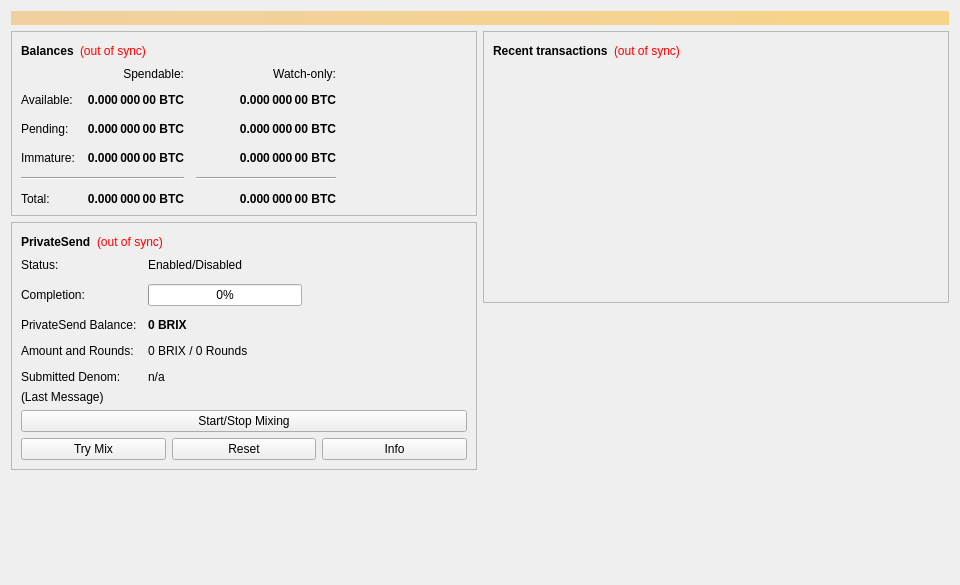
<?xml version="1.0" encoding="UTF-8"?>
<ui version="4.0">
 <class>OverviewPage</class>
 <widget class="QWidget" name="OverviewPage">
  <property name="geometry">
   <rect>
    <x>0</x>
    <y>0</y>
    <width>960</width>
    <height>585</height>
   </rect>
  </property>
  <property name="minimumSize">
   <size>
    <width>960</width>
    <height>0</height>
   </size>
  </property>
  <property name="windowTitle">
   <string>Form</string>
  </property>
  <layout class="QVBoxLayout" name="topLayout">
   <item>
    <widget class="QLabel" name="labelAlerts">
     <property name="visible">
      <bool>false</bool>
     </property>
     <property name="styleSheet">
      <string notr="true">QLabel { background-color: qlineargradient(x1: 0, y1: 0, x2: 1, y2: 0, stop:0 #F0D0A0, stop:1 #F8D488); color:#000000; }</string>
     </property>
     <property name="wordWrap">
      <bool>true</bool>
     </property>
     <property name="margin">
      <number>3</number>
     </property>
     <property name="textInteractionFlags">
      <set>Qt::TextSelectableByMouse</set>
     </property>
    </widget>
   </item>
   <item>
    <layout class="QHBoxLayout" name="horizontalLayout" stretch="1,1">
     <item>
      <layout class="QVBoxLayout" name="verticalLayout_2">
       <item>
        <widget class="QFrame" name="frame">
         <property name="frameShape">
          <enum>QFrame::StyledPanel</enum>
         </property>
         <property name="frameShadow">
          <enum>QFrame::Raised</enum>
         </property>
         <layout class="QVBoxLayout" name="verticalLayout_4">
          <item>
           <layout class="QHBoxLayout" name="horizontalLayout_4">
            <item>
             <widget class="QLabel" name="label_5">
              <property name="font">
               <font>
                <weight>75</weight>
                <bold>true</bold>
               </font>
              </property>
              <property name="text">
               <string>Balances</string>
              </property>
             </widget>
            </item>
            <item>
             <widget class="QLabel" name="labelWalletStatus">
              <property name="toolTip">
               <string>The displayed information may be out of date. Your wallet automatically synchronizes with the Brixcoin network after a connection is established, but this process has not completed yet.</string>
              </property>
              <property name="styleSheet">
               <string notr="true">QLabel { color: red; }</string>
              </property>
              <property name="text">
               <string notr="true">(out of sync)</string>
              </property>
              <property name="alignment">
               <set>Qt::AlignLeading|Qt::AlignLeft|Qt::AlignVCenter</set>
              </property>
             </widget>
            </item>
            <item>
             <spacer name="horizontalSpacer_3">
              <property name="orientation">
               <enum>Qt::Horizontal</enum>
              </property>
              <property name="sizeHint" stdset="0">
               <size>
                <width>40</width>
                <height>20</height>
               </size>
              </property>
             </spacer>
            </item>
           </layout>
          </item>
          <item>
           <layout class="QGridLayout" name="gridLayout">
            <property name="spacing">
             <number>12</number>
            </property>
            <item row="2" column="2">
             <widget class="QLabel" name="labelWatchPending">
              <property name="font">
               <font>
                <weight>75</weight>
                <bold>true</bold>
               </font>
              </property>
              <property name="cursor">
               <cursorShape>IBeamCursor</cursorShape>
              </property>
              <property name="toolTip">
               <string>Unconfirmed transactions to watch-only addresses</string>
              </property>
              <property name="text">
               <string notr="true">0.000 000 00 BTC</string>
              </property>
              <property name="alignment">
               <set>Qt::AlignRight|Qt::AlignTrailing|Qt::AlignVCenter</set>
              </property>
              <property name="textInteractionFlags">
               <set>Qt::LinksAccessibleByMouse|Qt::TextSelectableByKeyboard|Qt::TextSelectableByMouse</set>
              </property>
             </widget>
            </item>
            <item row="2" column="1">
             <widget class="QLabel" name="labelUnconfirmed">
              <property name="font">
               <font>
                <weight>75</weight>
                <bold>true</bold>
               </font>
              </property>
              <property name="cursor">
               <cursorShape>IBeamCursor</cursorShape>
              </property>
              <property name="toolTip">
               <string>Total of transactions that have yet to be confirmed, and do not yet count toward the spendable balance</string>
              </property>
              <property name="text">
               <string notr="true">0.000 000 00 BTC</string>
              </property>
              <property name="alignment">
               <set>Qt::AlignRight|Qt::AlignTrailing|Qt::AlignVCenter</set>
              </property>
              <property name="textInteractionFlags">
               <set>Qt::LinksAccessibleByMouse|Qt::TextSelectableByKeyboard|Qt::TextSelectableByMouse</set>
              </property>
             </widget>
            </item>
            <item row="3" column="2">
             <widget class="QLabel" name="labelWatchImmature">
              <property name="font">
               <font>
                <weight>75</weight>
                <bold>true</bold>
               </font>
              </property>
              <property name="cursor">
               <cursorShape>IBeamCursor</cursorShape>
              </property>
              <property name="toolTip">
               <string>Mined balance in watch-only addresses that has not yet matured</string>
              </property>
              <property name="text">
               <string notr="true">0.000 000 00 BTC</string>
              </property>
              <property name="alignment">
               <set>Qt::AlignRight|Qt::AlignTrailing|Qt::AlignVCenter</set>
              </property>
              <property name="textInteractionFlags">
               <set>Qt::LinksAccessibleByMouse|Qt::TextSelectableByKeyboard|Qt::TextSelectableByMouse</set>
              </property>
             </widget>
            </item>
            <item row="4" column="0" colspan="2">
             <widget class="Line" name="lineSpendableBalance">
              <property name="orientation">
               <enum>Qt::Horizontal</enum>
              </property>
             </widget>
            </item>
            <item row="4" column="2">
             <widget class="Line" name="lineWatchBalance">
              <property name="sizePolicy">
               <sizepolicy hsizetype="Preferred" vsizetype="Fixed">
                <horstretch>0</horstretch>
                <verstretch>0</verstretch>
               </sizepolicy>
              </property>
              <property name="minimumSize">
               <size>
                <width>140</width>
                <height>0</height>
               </size>
              </property>
              <property name="orientation">
               <enum>Qt::Horizontal</enum>
              </property>
             </widget>
            </item>
            <item row="5" column="0">
             <widget class="QLabel" name="labelTotalText">
              <property name="text">
               <string>Total:</string>
              </property>
             </widget>
            </item>
            <item row="3" column="1">
             <widget class="QLabel" name="labelImmature">
              <property name="font">
               <font>
                <weight>75</weight>
                <bold>true</bold>
               </font>
              </property>
              <property name="cursor">
               <cursorShape>IBeamCursor</cursorShape>
              </property>
              <property name="toolTip">
               <string>Mined balance that has not yet matured</string>
              </property>
              <property name="text">
               <string notr="true">0.000 000 00 BTC</string>
              </property>
              <property name="alignment">
               <set>Qt::AlignRight|Qt::AlignTrailing|Qt::AlignVCenter</set>
              </property>
              <property name="textInteractionFlags">
               <set>Qt::LinksAccessibleByMouse|Qt::TextSelectableByKeyboard|Qt::TextSelectableByMouse</set>
              </property>
             </widget>
            </item>
            <item row="2" column="3">
             <spacer name="horizontalSpacer_2">
              <property name="orientation">
               <enum>Qt::Horizontal</enum>
              </property>
              <property name="sizeHint" stdset="0">
               <size>
                <width>40</width>
                <height>20</height>
               </size>
              </property>
             </spacer>
            </item>
            <item row="3" column="0">
             <widget class="QLabel" name="labelImmatureText">
              <property name="text">
               <string>Immature:</string>
              </property>
             </widget>
            </item>
            <item row="5" column="1">
             <widget class="QLabel" name="labelTotal">
              <property name="font">
               <font>
                <weight>75</weight>
                <bold>true</bold>
               </font>
              </property>
              <property name="cursor">
               <cursorShape>IBeamCursor</cursorShape>
              </property>
              <property name="toolTip">
               <string>Your current total balance</string>
              </property>
              <property name="text">
               <string notr="true">0.000 000 00 BTC</string>
              </property>
              <property name="alignment">
               <set>Qt::AlignRight|Qt::AlignTrailing|Qt::AlignVCenter</set>
              </property>
              <property name="textInteractionFlags">
               <set>Qt::LinksAccessibleByMouse|Qt::TextSelectableByKeyboard|Qt::TextSelectableByMouse</set>
              </property>
             </widget>
            </item>
            <item row="5" column="2">
             <widget class="QLabel" name="labelWatchTotal">
              <property name="font">
               <font>
                <weight>75</weight>
                <bold>true</bold>
               </font>
              </property>
              <property name="cursor">
               <cursorShape>IBeamCursor</cursorShape>
              </property>
              <property name="toolTip">
               <string>Current total balance in watch-only addresses</string>
              </property>
              <property name="text">
               <string notr="true">0.000 000 00 BTC</string>
              </property>
              <property name="alignment">
               <set>Qt::AlignRight|Qt::AlignTrailing|Qt::AlignVCenter</set>
              </property>
              <property name="textInteractionFlags">
               <set>Qt::LinksAccessibleByMouse|Qt::TextSelectableByKeyboard|Qt::TextSelectableByMouse</set>
              </property>
             </widget>
            </item>
            <item row="0" column="2">
             <widget class="QLabel" name="labelWatchonly">
              <property name="text">
               <string>Watch-only:</string>
              </property>
              <property name="alignment">
               <set>Qt::AlignRight|Qt::AlignTrailing|Qt::AlignVCenter</set>
              </property>
             </widget>
            </item>
            <item row="1" column="0">
             <widget class="QLabel" name="labelBalanceText">
              <property name="text">
               <string>Available:</string>
              </property>
             </widget>
            </item>
            <item row="1" column="1">
             <widget class="QLabel" name="labelBalance">
              <property name="font">
               <font>
                <weight>75</weight>
                <bold>true</bold>
               </font>
              </property>
              <property name="cursor">
               <cursorShape>IBeamCursor</cursorShape>
              </property>
              <property name="toolTip">
               <string>Your current spendable balance</string>
              </property>
              <property name="text">
               <string notr="true">0.000 000 00 BTC</string>
              </property>
              <property name="alignment">
               <set>Qt::AlignRight|Qt::AlignTrailing|Qt::AlignVCenter</set>
              </property>
              <property name="textInteractionFlags">
               <set>Qt::LinksAccessibleByMouse|Qt::TextSelectableByKeyboard|Qt::TextSelectableByMouse</set>
              </property>
             </widget>
            </item>
            <item row="1" column="2">
             <widget class="QLabel" name="labelWatchAvailable">
              <property name="font">
               <font>
                <weight>75</weight>
                <bold>true</bold>
               </font>
              </property>
              <property name="cursor">
               <cursorShape>IBeamCursor</cursorShape>
              </property>
              <property name="toolTip">
               <string>Your current balance in watch-only addresses</string>
              </property>
              <property name="text">
               <string notr="true">0.000 000 00 BTC</string>
              </property>
              <property name="alignment">
               <set>Qt::AlignRight|Qt::AlignTrailing|Qt::AlignVCenter</set>
              </property>
              <property name="textInteractionFlags">
               <set>Qt::LinksAccessibleByMouse|Qt::TextSelectableByKeyboard|Qt::TextSelectableByMouse</set>
              </property>
             </widget>
            </item>
            <item row="2" column="0">
             <widget class="QLabel" name="labelPendingText">
              <property name="text">
               <string>Pending:</string>
              </property>
             </widget>
            </item>
            <item row="0" column="1">
             <widget class="QLabel" name="labelSpendable">
              <property name="text">
               <string>Spendable:</string>
              </property>
              <property name="alignment">
               <set>Qt::AlignRight|Qt::AlignTrailing|Qt::AlignVCenter</set>
              </property>
             </widget>
            </item>
           </layout>
          </item>
         </layout>
        </widget>
       </item>
       <item>
        <widget class="QFrame" name="framePrivateSend">
         <property name="layoutDirection">
          <enum>Qt::LeftToRight</enum>
         </property>
         <property name="frameShape">
          <enum>QFrame::StyledPanel</enum>
         </property>
         <property name="frameShadow">
          <enum>QFrame::Raised</enum>
         </property>
         <layout class="QVBoxLayout" name="VerticalLayout_PS1">
          <item>
           <layout class="QHBoxLayout" name="horizontalLayout_5">
            <item>
             <widget class="QLabel" name="labelPrivateSendHeader">
              <property name="font">
               <font>
                <weight>75</weight>
                <bold>true</bold>
               </font>
              </property>
              <property name="text">
               <string>PrivateSend</string>
              </property>
             </widget>
            </item>
            <item>
             <widget class="QLabel" name="labelPrivateSendSyncStatus">
              <property name="toolTip">
               <string>The displayed information may be out of date. Your wallet automatically synchronizes with the Brixcoin network after a connection is established, but this process has not completed yet.</string>
              </property>
              <property name="styleSheet">
               <string notr="true">QLabel { color: red; }</string>
              </property>
              <property name="text">
               <string notr="true">(out of sync)</string>
              </property>
              <property name="alignment">
               <set>Qt::AlignLeading|Qt::AlignLeft|Qt::AlignVCenter</set>
              </property>
             </widget>
            </item>
            <item>
             <spacer name="horizontalSpacer_4">
              <property name="orientation">
               <enum>Qt::Horizontal</enum>
              </property>
              <property name="sizeHint" stdset="0">
               <size>
                <width>40</width>
                <height>20</height>
               </size>
              </property>
             </spacer>
            </item>
           </layout>
          </item>
          <item>
           <layout class="QFormLayout" name="privateSendFormLayout">
            <property name="fieldGrowthPolicy">
             <enum>QFormLayout::AllNonFixedFieldsGrow</enum>
            </property>
            <property name="horizontalSpacing">
             <number>11</number>
            </property>
            <property name="verticalSpacing">
             <number>12</number>
            </property>
            <item row="0" column="0">
             <widget class="QLabel" name="labelPrivateSendEnabledText">
              <property name="text">
               <string>Status:</string>
              </property>
             </widget>
            </item>
            <item row="0" column="1">
             <widget class="QLabel" name="labelPrivateSendEnabled">
              <property name="text">
               <string>Enabled/Disabled</string>
              </property>
             </widget>
            </item>
            <item row="1" column="0">
             <widget class="QLabel" name="labelCompletitionText">
              <property name="text">
               <string>Completion:</string>
              </property>
             </widget>
            </item>
            <item row="1" column="1">
             <widget class="QProgressBar" name="privateSendProgress">
              <property name="maximumSize">
               <size>
                <width>154</width>
                <height>16777215</height>
               </size>
              </property>
              <property name="value">
               <number>0</number>
              </property>
             </widget>
            </item>
            <item row="2" column="0">
             <widget class="QLabel" name="labelAnonymizedText">
              <property name="text">
               <string>PrivateSend Balance:</string>
              </property>
             </widget>
            </item>
            <item row="2" column="1">
             <widget class="QLabel" name="labelAnonymized">
              <property name="font">
               <font>
                <weight>75</weight>
                <bold>true</bold>
               </font>
              </property>
              <property name="text">
               <string notr="true">0 BRIX</string>
              </property>
             </widget>
            </item>
            <item row="3" column="0">
             <widget class="QLabel" name="labelAmountAndRoundsText">
              <property name="text">
               <string>Amount and Rounds:</string>
              </property>
             </widget>
            </item>
            <item row="3" column="1">
             <widget class="QLabel" name="labelAmountRounds">
              <property name="text">
               <string>0 BRIX / 0 Rounds</string>
              </property>
             </widget>
            </item>
            <item row="4" column="0">
             <widget class="QLabel" name="labelSubmittedDenomText">
              <property name="text">
               <string>Submitted Denom:</string>
              </property>
             </widget>
            </item>
            <item row="4" column="1">
             <widget class="QLabel" name="labelSubmittedDenom">
              <property name="toolTip">
               <string>The denominations you submitted to the Masternode.&lt;br&gt;To mix, other users must submit the exact same denominations.</string>
              </property>
              <property name="text">
               <string>n/a</string>
              </property>
             </widget>
            </item>
           </layout>
          </item>
          <item>
           <layout class="QVBoxLayout" name="VerticalLayout_PS">
            <item>
             <widget class="QLabel" name="labelPrivateSendLastMessage">
              <property name="text">
               <string>(Last Message)</string>
              </property>
              <property name="alignment">
               <set>Qt::AlignLeading|Qt::AlignLeft|Qt::AlignTop</set>
              </property>
              <property name="wordWrap">
               <bool>true</bool>
              </property>
             </widget>
            </item>
            <item>
             <widget class="QPushButton" name="togglePrivateSend">
              <property name="sizePolicy">
               <sizepolicy hsizetype="MinimumExpanding" vsizetype="Fixed">
                <horstretch>0</horstretch>
                <verstretch>0</verstretch>
               </sizepolicy>
              </property>
              <property name="text">
               <string>Start/Stop Mixing</string>
              </property>
             </widget>
            </item>
            <item>
             <layout class="QHBoxLayout" name="horizontalLayout_debugbuttons">
              <item>
               <widget class="QPushButton" name="privateSendAuto">
                <property name="sizePolicy">
                 <sizepolicy hsizetype="MinimumExpanding" vsizetype="Fixed">
                  <horstretch>0</horstretch>
                  <verstretch>0</verstretch>
                 </sizepolicy>
                </property>
                <property name="toolTip">
                 <string>Try to manually submit a PrivateSend request.</string>
                </property>
                <property name="text">
                 <string>Try Mix</string>
                </property>
               </widget>
              </item>
              <item>
               <widget class="QPushButton" name="privateSendReset">
                <property name="sizePolicy">
                 <sizepolicy hsizetype="MinimumExpanding" vsizetype="Fixed">
                  <horstretch>0</horstretch>
                  <verstretch>0</verstretch>
                 </sizepolicy>
                </property>
                <property name="toolTip">
                 <string>Reset the current status of PrivateSend (can interrupt PrivateSend if it's in the process of Mixing, which can cost you money!)</string>
                </property>
                <property name="autoFillBackground">
                 <bool>false</bool>
                </property>
                <property name="text">
                 <string>Reset</string>
                </property>
               </widget>
              </item>
              <item>
               <widget class="QPushButton" name="privateSendInfo">
                <property name="sizePolicy">
                 <sizepolicy hsizetype="MinimumExpanding" vsizetype="Fixed">
                  <horstretch>0</horstretch>
                  <verstretch>0</verstretch>
                 </sizepolicy>
                </property>
                <property name="toolTip">
                 <string>Information about PrivateSend and Mixing</string>
                </property>
                <property name="text">
                 <string>Info</string>
                </property>
               </widget>
              </item>
             </layout>
            </item>
           </layout>
          </item>
         </layout>
        </widget>
       </item>
       <item>
        <spacer name="verticalSpacer">
         <property name="orientation">
          <enum>Qt::Vertical</enum>
         </property>
         <property name="sizeHint" stdset="0">
          <size>
           <width>20</width>
           <height>40</height>
          </size>
         </property>
        </spacer>
       </item>
      </layout>
     </item>
     <item>
      <layout class="QVBoxLayout" name="verticalLayout_3">
       <item>
        <widget class="QFrame" name="frame_2">
         <property name="frameShape">
          <enum>QFrame::StyledPanel</enum>
         </property>
         <property name="frameShadow">
          <enum>QFrame::Raised</enum>
         </property>
         <layout class="QVBoxLayout" name="verticalLayout">
          <item>
           <layout class="QHBoxLayout" name="horizontalLayout_2">
            <item>
             <widget class="QLabel" name="label_4">
              <property name="font">
               <font>
                <weight>75</weight>
                <bold>true</bold>
               </font>
              </property>
              <property name="text">
               <string>Recent transactions</string>
              </property>
             </widget>
            </item>
            <item>
             <widget class="QLabel" name="labelTransactionsStatus">
              <property name="toolTip">
               <string>The displayed information may be out of date. Your wallet automatically synchronizes with the Brixcoin network after a connection is established, but this process has not completed yet.</string>
              </property>
              <property name="styleSheet">
               <string notr="true">QLabel { color: red; }</string>
              </property>
              <property name="text">
               <string notr="true">(out of sync)</string>
              </property>
              <property name="alignment">
               <set>Qt::AlignLeading|Qt::AlignLeft|Qt::AlignVCenter</set>
              </property>
             </widget>
            </item>
            <item>
             <spacer name="horizontalSpacer">
              <property name="orientation">
               <enum>Qt::Horizontal</enum>
              </property>
              <property name="sizeHint" stdset="0">
               <size>
                <width>40</width>
                <height>20</height>
               </size>
              </property>
             </spacer>
            </item>
           </layout>
          </item>
          <item>
           <widget class="QListView" name="listTransactions">
            <property name="styleSheet">
             <string notr="true">QListView { background: transparent; }</string>
            </property>
            <property name="frameShape">
             <enum>QFrame::NoFrame</enum>
            </property>
            <property name="verticalScrollBarPolicy">
             <enum>Qt::ScrollBarAlwaysOff</enum>
            </property>
            <property name="horizontalScrollBarPolicy">
             <enum>Qt::ScrollBarAlwaysOff</enum>
            </property>
            <property name="selectionMode">
             <enum>QAbstractItemView::NoSelection</enum>
            </property>
           </widget>
          </item>
         </layout>
        </widget>
       </item>
       <item>
        <spacer name="verticalSpacer_2">
         <property name="orientation">
          <enum>Qt::Vertical</enum>
         </property>
         <property name="sizeHint" stdset="0">
          <size>
           <width>20</width>
           <height>40</height>
          </size>
         </property>
        </spacer>
       </item>
      </layout>
     </item>
    </layout>
   </item>
  </layout>
 </widget>
 <resources/>
 <connections/>
</ui>
